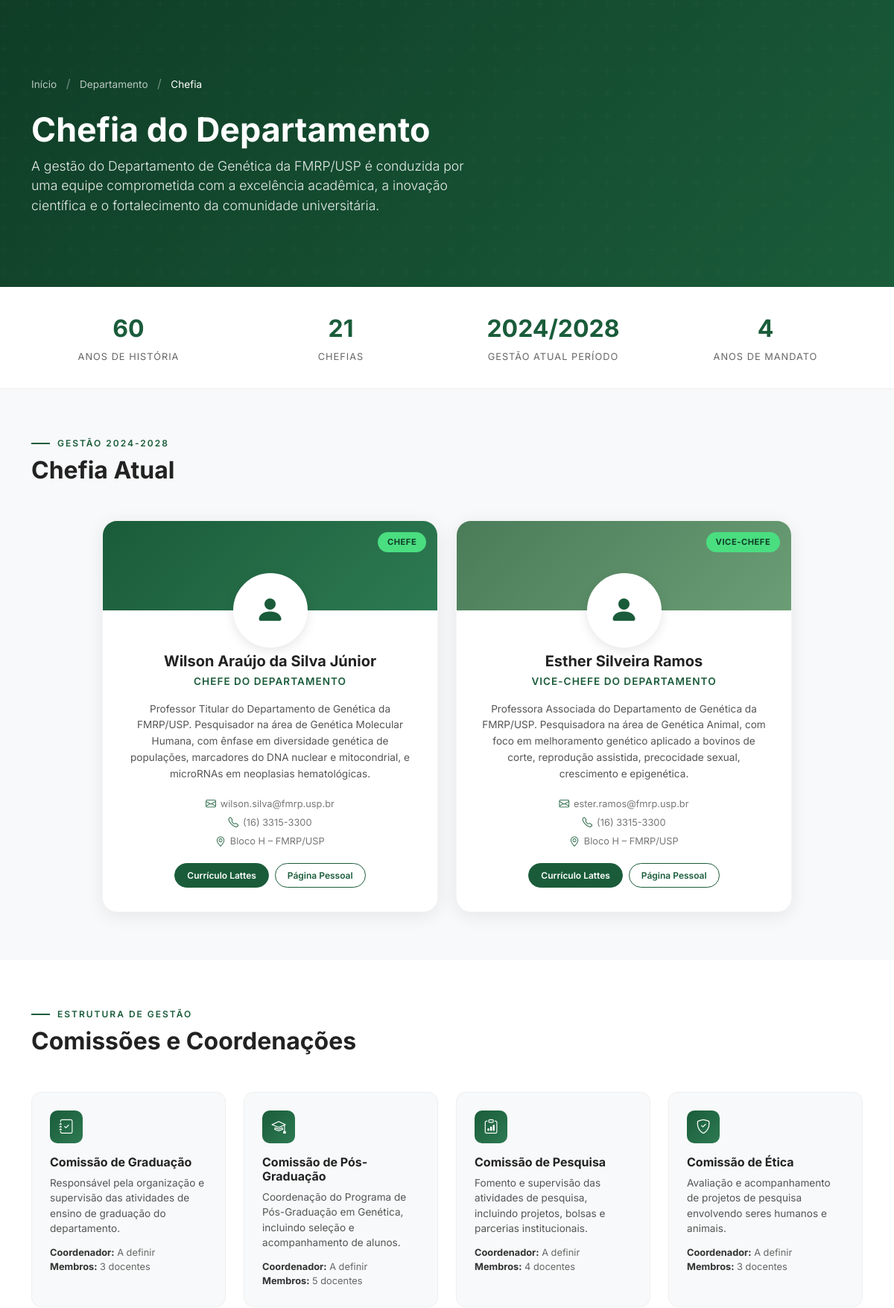
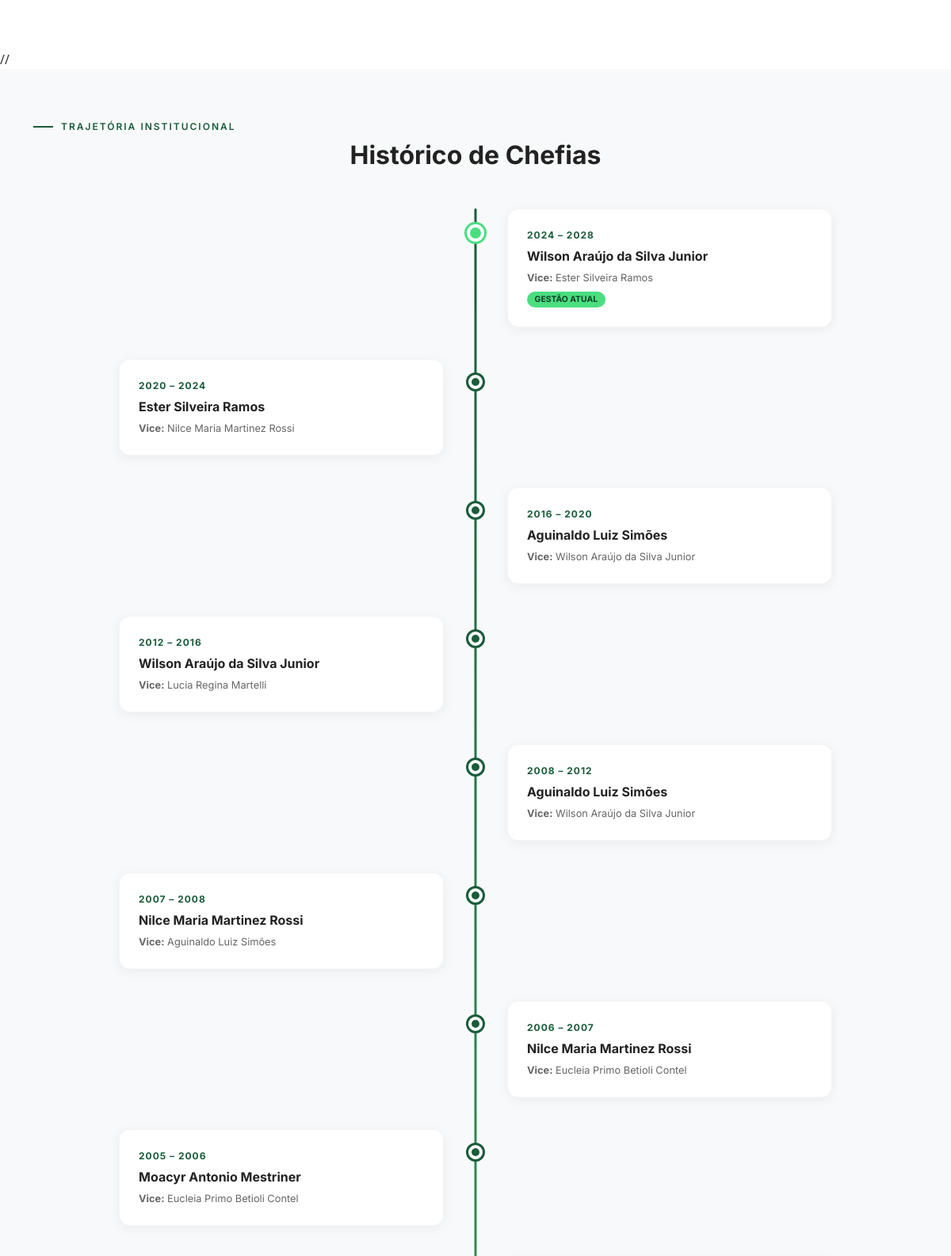
Screenshot of /chefia_sol.php (upper part) with the database file from the repository (2 pictures, top to bottom).
### tables this page shows
CREATE TABLE `chefia` (
  `id` int(11) NOT NULL AUTO_INCREMENT,
  `anoini` int(4) NOT NULL,
  `anofin` int(4) NOT NULL,
  `chefe` varchar(255) NOT NULL,
  `vice` varchar(255) DEFAULT NULL,
  `descr` varchar(255) NOT NULL,
  `fotochefe` varchar(500) DEFAULT NULL,
  `fotovice` varchar(500) DEFAULT NULL,
  PRIMARY KEY (`id`)
);

### chefia_sol.php (the view, shortened to what this page needs)
<!DOCTYPE html>
<html lang="pt-BR">
<head>
    <link href="https://cdn.jsdelivr.net/npm/bootstrap@5.3.2/dist/css/bootstrap.min.css" rel="stylesheet">
    <link rel="stylesheet" href="https://cdn.jsdelivr.net/npm/bootstrap-icons@1.11.1/font/bootstrap-icons.css">
    <link rel="stylesheet" href="assets/css/btn-topo.css">
    <link rel="stylesheet" href="assets/css/nrges.css">
</head>
<body>
<?php
$db_host = 'localhost';
$db_name = 'trge';
$db_user = 'gemacadm';
$db_pass = 'lexus2P5W1!';
$con = new mysqli("$db_host","$db_user","$db_pass","$db_name");
$con->set_charset("utf8");
$sqlGeral = "SELECT
                MIN(anoini) as ano_inicial,
                MAX(anofin) as ano_final,
                (MAX(anofin) - MIN(anoini)) as total_anos_historia,
                COUNT(id) as total_mandatos,
                COUNT(DISTINCT chefe) as total_chefes_unicos
             FROM chefia";
$resGeral = mysqli_query($con, $sqlGeral);
$dadosGerais = mysqli_fetch_assoc($resGeral);
$sqlLista = "SELECT *, (anofin - anoini) as anos_mandato
             FROM chefia
             ORDER BY anoini DESC";
$resLista = mysqli_query($con, $sqlLista);
?>
    <section class="page-header">
        <div class="container page-header-content">
            <nav class="breadcrumb-custom">
                <a href="index.html">Início</a>
                <span class="separator">/</span>
                <a href="#">Departamento</a>
                <span class="separator">/</span>
                <span class="active">Chefia</span>
            </nav>
            <h1>Chefia do Departamento</h1>
            <p>A gestão do Departamento de Genética da FMRP/USP é conduzida por uma equipe comprometida com a excelência acadêmica, a inovação científica e o fortalecimento da comunidade universitária.</p>
        </div>
    </section>
<?php
$linha = mysqli_fetch_assoc($resLista);
?>
    <section class="stats-bar">
        <div class="container">
            <div class="row justify-content-center">
                <div class="col-6 col-md-3">
                    <div class="stat-item">
                        <span class="stat-number"><?php echo $dadosGerais['total_anos_historia']+2; ?></span>
                        <span class="stat-label">Anos de História</span>
                    </div>
                </div>
                <div class="col-6 col-md-3">
                    <div class="stat-item">
                        <span class="stat-number"><?php echo $dadosGerais['total_mandatos']; ?></span>
                        <span class="stat-label">Chefias</span>
                    </div>
                </div>
                <div class="col-6 col-md-3 mt-3 mt-md-0">
                    <div class="stat-item">
                        <span class="stat-number"><?php echo $linha['anoini']; ?>/<?php echo $linha['anofin']; ?></span>
                        <span class="stat-label">Gestão Atual Período</span>
                    </div>
                </div>
                <div class="col-6 col-md-3 mt-3 mt-md-0">
                    <div class="stat-item">
                        <span class="stat-number"><?php echo $linha['anos_mandato']; ?></span>
                        <span class="stat-label">Anos de Mandato</span>
                    </div>
                </div>
            </div>
        </div>
    </section>
    <section class="chefia-section">
        <div class="container">
            <div class="section-label mb-2">Gestão <?php echo $linha['anoini']; ?>-<?php echo $linha['anofin']; ?></div>
            <h2 class="mb-5" style="font-size: 2rem; font-weight: 700; color: #222;">Chefia Atual</h2>
            <div class="row g-4 justify-content-center">
                <div class="col-md-6 col-lg-5">
                    <div class="chefia-card">
                        <div class="chefia-card-header">
                            <span class="chefia-badge">Chefe</span>
                            <div class="chefia-avatar">
                                <i class="bi bi-person-fill"></i>
                            </div>
                        </div>
                        <div class="chefia-card-body">
                            <h3 class="chefia-name">Wilson Araújo da Silva Júnior</h3>
                            <div class="chefia-role">Chefe do Departamento</div>
                            <p class="chefia-area">
                                Professor Titular do Departamento de Genética da FMRP/USP. Pesquisador na área de Genética Molecular Humana, com ênfase em diversidade genética de populações, marcadores do DNA nuclear e mitocondrial, e microRNAs em neoplasias hematológicas.
                            </p>
                            <div class="chefia-contact">
                                <div class="chefia-contact-item">
                                    <i class="bi bi-envelope"></i>
                                    <a href="mailto:wilson.silva@fmrp.usp.br">wilson.silva@fmrp.usp.br</a>
                                </div>
                                <div class="chefia-contact-item">
                                    <i class="bi bi-telephone"></i>
                                    <span>(16) 3315-3300</span>
                                </div>
                                <div class="chefia-contact-item">
                                    <i class="bi bi-geo-alt"></i>
                                    <span>Bloco H – FMRP/USP</span>
                                </div>
                            </div>
                            <div class="chefia-links">
                                <a href="#" class="chefia-link chefia-link-primary">Currículo Lattes</a>
                                <a href="#" class="chefia-link chefia-link-outline">Página Pessoal</a>
                            </div>
                        </div>
                    </div>
                </div>
                <div class="col-md-6 col-lg-5">
                    <div class="chefia-card">
                        <div class="chefia-card-header chefia-card-header-vice">
                            <span class="chefia-badge">Vice-Chefe</span>
                            <div class="chefia-avatar">
                                <i class="bi bi-person-fill"></i>
                            </div>
                        </div>
                        <div class="chefia-card-body">
                            <h3 class="chefia-name">Esther Silveira Ramos</h3>
                            <div class="chefia-role">Vice-Chefe do Departamento</div>
                            <p class="chefia-area">
                                Professora Associada do Departamento de Genética da FMRP/USP. Pesquisadora na área de Genética Animal, com foco em melhoramento genético aplicado a bovinos de corte, reprodução assistida, precocidade sexual, crescimento e epigenética.
                            </p>
                            <div class="chefia-contact">
                                <div class="chefia-contact-item">
                                    <i class="bi bi-envelope"></i>
                                    <a href="mailto:ester.ramos@fmrp.usp.br">ester.ramos@fmrp.usp.br</a>
                                </div>
                                <div class="chefia-contact-item">
                                    <i class="bi bi-telephone"></i>
                                    <span>(16) 3315-3300</span>
                                </div>
                                <div class="chefia-contact-item">
                                    <i class="bi bi-geo-alt"></i>
                                    <span>Bloco H – FMRP/USP</span>
                                </div>
                            </div>
                            <div class="chefia-links">
                                <a href="#" class="chefia-link chefia-link-primary">Currículo Lattes</a>
                                <a href="#" class="chefia-link chefia-link-outline">Página Pessoal</a>
                            </div>
                        </div>
                    </div>
                </div>
            </div>
        </div>
    </section>
    <section class="comissoes-section">
        <div class="container">
            <div class="section-label mb-2">Estrutura de Gestão</div>
            <h2 class="mb-5" style="font-size: 2rem; font-weight: 700; color: #222;">Comissões e Coordenações</h2>
            <div class="row g-4">
                <div class="col-md-6 col-lg-3">
                    <div class="comissao-card">
                        <div class="comissao-icon"><i class="bi bi-journal-check"></i></div>
                        <h5 class="comissao-title">Comissão de Graduação</h5>
                        <p class="comissao-desc">Responsável pela organização e supervisão das atividades de ensino de graduação do departamento.</p>
                        <div class="comissao-members">
                            <strong>Coordenador:</strong> A definir<br>
                            <strong>Membros:</strong> 3 docentes
                        </div>
                    </div>
                </div>
                <div class="col-md-6 col-lg-3">
                    <div class="comissao-card">
                        <div class="comissao-icon"><i class="bi bi-mortarboard"></i></div>
                        <h5 class="comissao-title">Comissão de Pós-Graduação</h5>
                        <p class="comissao-desc">Coordenação do Programa de Pós-Graduação em Genética, incluindo seleção e acompanhamento de alunos.</p>
                        <div class="comissao-members">
                            <strong>Coordenador:</strong> A definir<br>
                            <strong>Membros:</strong> 5 docentes
                        </div>
                    </div>
                </div>
                <div class="col-md-6 col-lg-3">
                    <div class="comissao-card">
                        <div class="comissao-icon"><i class="bi bi-clipboard-data"></i></div>
                        <h5 class="comissao-title">Comissão de Pesquisa</h5>
                        <p class="comissao-desc">Fomento e supervisão das atividades de pesquisa, incluindo projetos, bolsas e parcerias institucionais.</p>
                        <div class="comissao-members">
                            <strong>Coordenador:</strong> A definir<br>
                            <strong>Membros:</strong> 4 docentes
                        </div>
                    </div>
                </div>
                <div class="col-md-6 col-lg-3">
                    <div class="comissao-card">
                        <div class="comissao-icon"><i class="bi bi-shield-check"></i></div>
                        <h5 class="comissao-title">Comissão de Ética</h5>
                        <p class="comissao-desc">Avaliação e acompanhamento de projetos de pesquisa envolvendo seres humanos e animais.</p>
                        <div class="comissao-members">
                            <strong>Coordenador:</strong> A definir<br>
                            <strong>Membros:</strong> 3 docentes
                        </div>
                    </div>
                </div>
            </div>
        </div>
    </section>
<?php
$sql = "SELECT * FROM chefia ORDER BY anoini DESC, anofin DESC";
$result = $con->query($sql);
?>
//
<section class="historico-section">
   <div class="container">
            <div class="section-label mb-2">Trajetória Institucional</div>
            <h2 class="mb-5 text-center" style="font-size: 2rem; font-weight: 700; color: #222;">Histórico de Chefias</h2>
<div class="timeline">
<?php if ($result && $result->num_rows > 0): ?>
    <?php while ($row = $result->fetch_assoc()): ?>
        <?php
            $atual = ($row['anoini'] == 2024 && $row['anofin'] == 2028) ? ' current' : '';
        ?>
        <div class="timeline-item<?= $atual ?>">
            <div class="timeline-dot"></div>
            <div class="timeline-content">
                <div class="timeline-year">
                    <?= htmlspecialchars($row['anoini']) ?> – <?= htmlspecialchars($row['anofin']) ?>
                </div>
                <div class="timeline-name">
                    <?= htmlspecialchars($row['chefe']) ?>
                </div>
                <?php if (!empty($row['vice'])): ?>
                    <div class="timeline-role" style="margin-top: 6px;">
                        <strong>Vice:</strong> <?= htmlspecialchars($row['vice']) ?>
                    </div>
                <?php endif; ?>
                <?php if ($atual): ?>
                    <span class="timeline-badge">Gestão Atual</span>
                <?php endif; ?>
            </div>
        </div>
    <?php endwhile; ?>
<?php else: ?>
    <div class="alert alert-warning text-center">
        Nenhum registro de chefia encontrado.
    </div>
<?php endif; ?>
</div>
</div>
</section>
<?php
include("rgerodape.php");
?>

### rgerodape.php (shortened to what this page needs)
</body>
</html>

### assets/css/nrges.css (style rules this page uses)
:root { --primary-green: #1a5c3a; --dark-green: #0f3d26; --light-green: #2d7a52; --accent-green: #4ade80; --bg-light: #f8f9fa; }
* { font-family: 'Inter', sans-serif; }
body { color: #333; overflow-x: hidden; }
.section-label { font-size: 0.75rem; font-weight: 600; text-transform: uppercase; letter-spacing: 2px; color: var(--primary-green); margin-bottom: 0.5rem; display: flex; align-items: center; gap: 10px; }
.section-label::before { content: ''; display: inline-block; width: 25px; height: 2px; background: var(--primary-green); }

### rows the page displays
chefia: anoini "2024", anofin "2028", chefe "Wilson Araújo da Silva Junior", vice "Ester Silveira Ramos", shows "GESTÃO ATUAL"
chefia: anoini "2020", anofin "2024", chefe "Ester Silveira Ramos", vice "Nilce Maria Martinez Rossi"
chefia: anoini "2016", anofin "2020", chefe "Aguinaldo Luiz Simões", vice "Wilson Araújo da Silva Junior"
chefia: anoini "2012", anofin "2016", chefe "Wilson Araújo da Silva Junior", vice "Lucia Regina Martelli"
chefia: anoini "2008", anofin "2012", chefe "Aguinaldo Luiz Simões", vice "Wilson Araújo da Silva Junior"
chefia: anoini "2007", anofin "2008", chefe "Nilce Maria Martinez Rossi", vice "Aguinaldo Luiz Simões"
chefia: anoini "2006", anofin "2007", chefe "Nilce Maria Martinez Rossi", vice "Eucleia Primo Betioli Contel"
chefia: anoini "2005", anofin "2006", chefe "Moacyr Antonio Mestriner", vice "Eucleia Primo Betioli Contel"

### other values shown
$dadosGerais['total_anos_historia']+2 "60"
$dadosGerais['total_mandatos'] "21"
$linha['anos_mandato'] "4"
